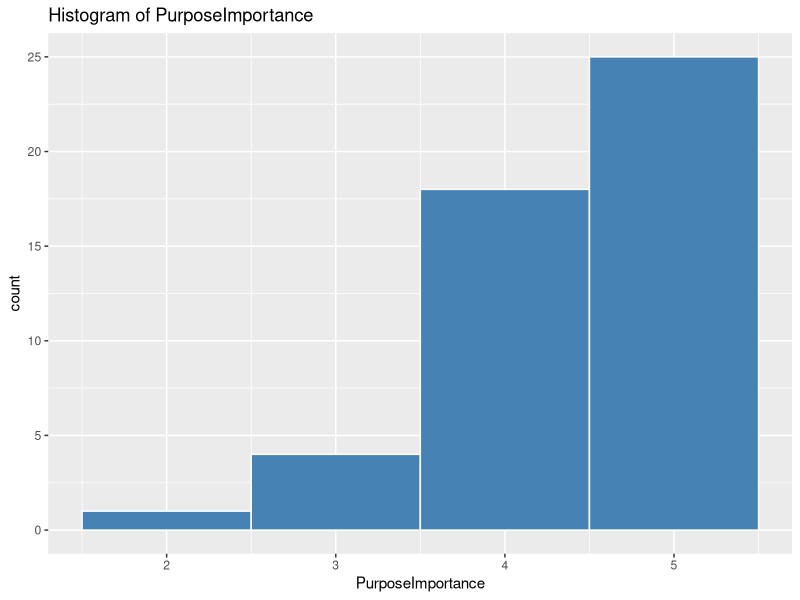
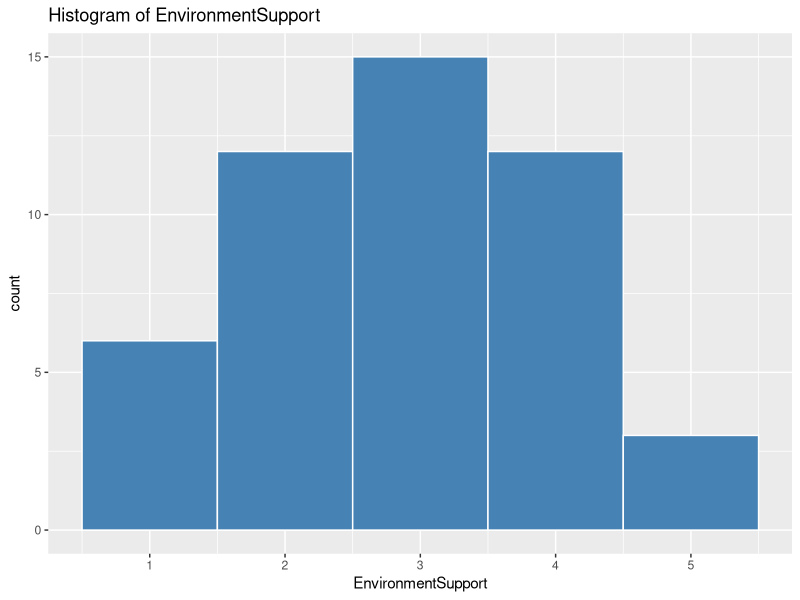
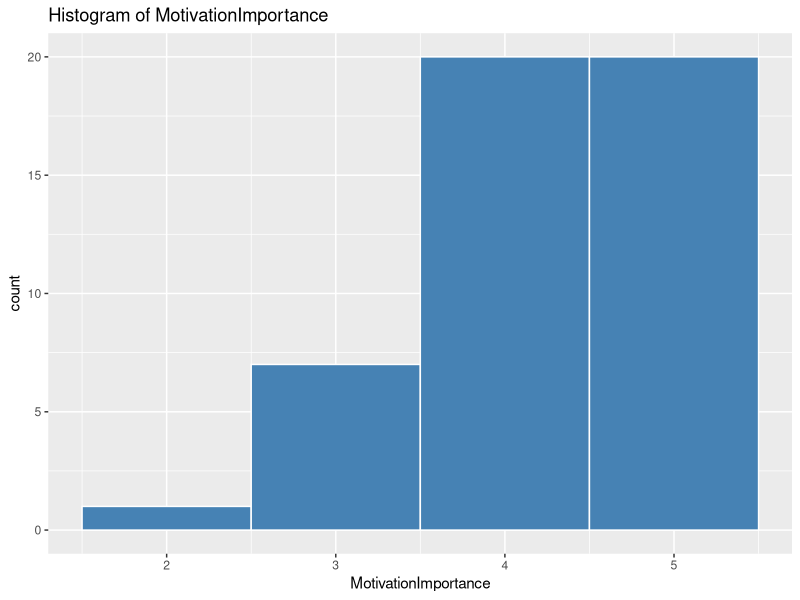
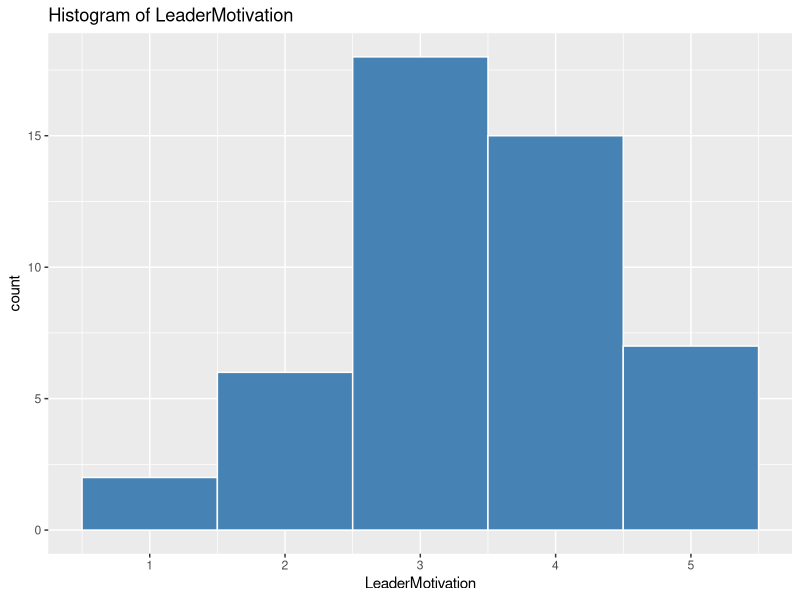
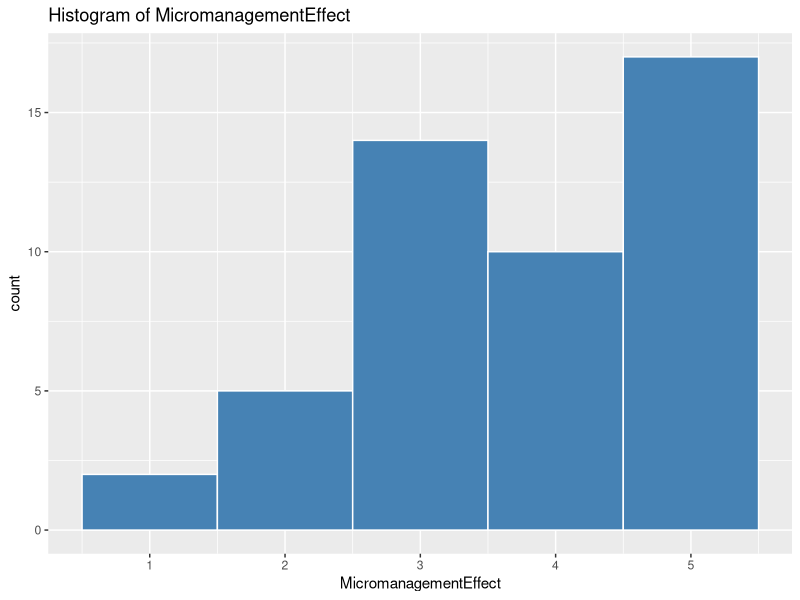
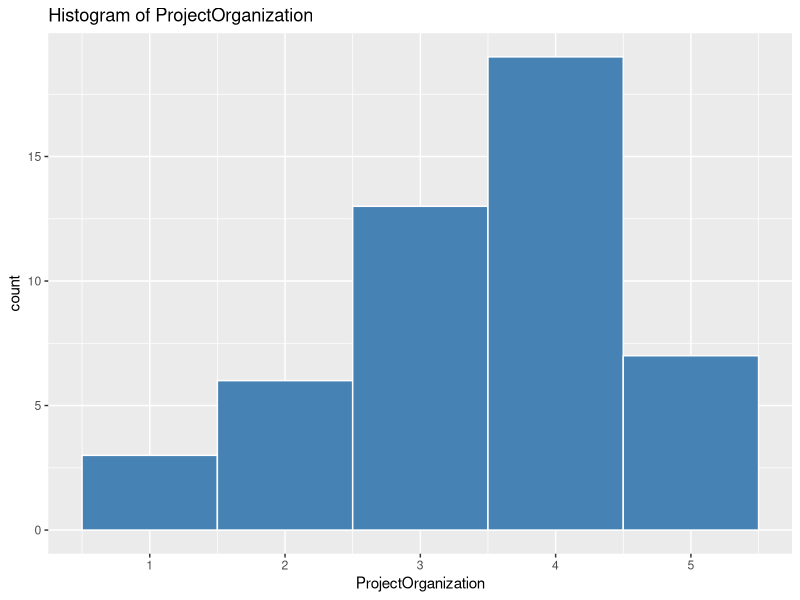
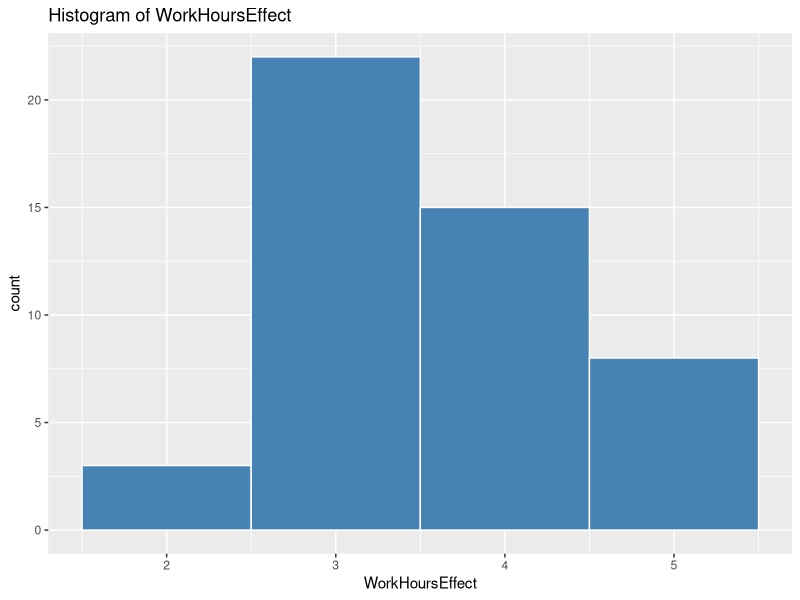
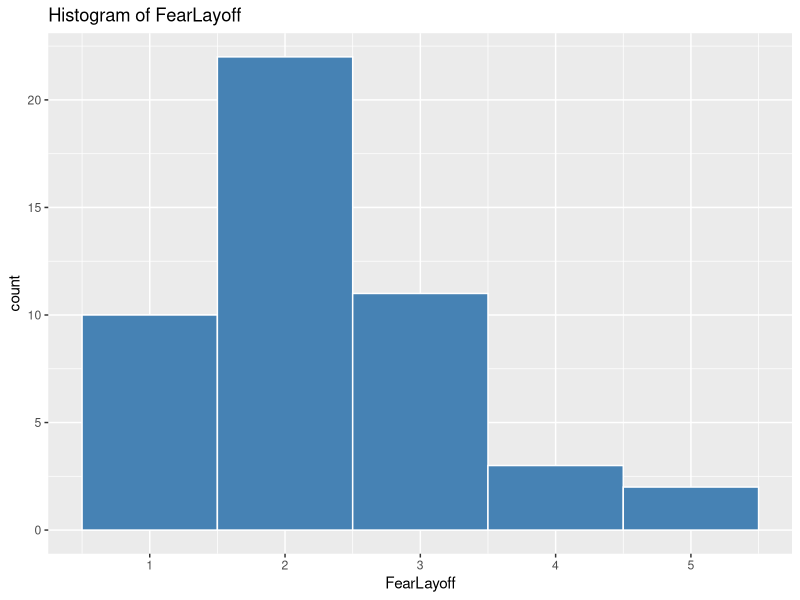

The R source for these figures, in order:
library(ggplot2)
library(psych)
library(readxl)
library(dplyr)
data <- read_excel("data/Questionnaire of Thesis MBA (Responses).xlsx")
numeric_data <- data %>%
  select(where(is.numeric))
names(numeric_data) <- c(
  "PurposeImportance",
  "EnvironmentSupport",
  "MotivationImportance",
  "LeaderMotivation",
  "MicromanagementEffect",
  "ProjectOrganization",
  "WorkHoursEffect",
  "FearLayoff"
)
for (col in names(numeric_data)) {
  print(
    ggplot(numeric_data, aes_string(x = col)) +
      geom_histogram(binwidth = 1, fill="steelblue", color="white") +
      ggtitle(paste("Histogram of", col))
  )
}
